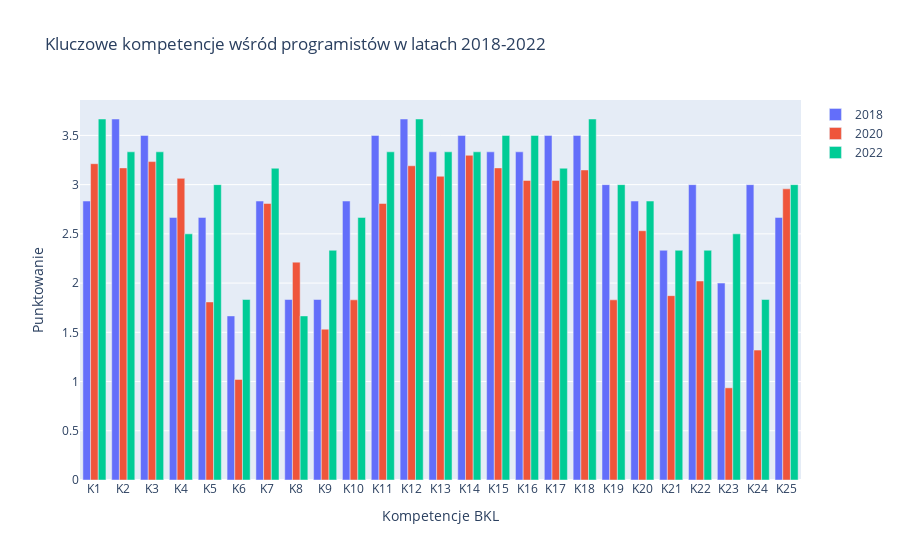

The code cell stored with this chart in its notebook:
### Code cell
fig2 = plot_vital_competencies_per_role(comps[1], role='programistów')
# Show the plot
fig2.show()

### Figure 1 — Plotly figure (JSON) as saved in the notebook; plotly's stock layout.template omitted (floating-point values rounded to 4 significant figures)
{"data": [{"name": "2018", "type": "bar", "x": ["K1", "K2", "K3", "K4", "K5", "K6", "K7", "K8", "K9", "K10", "K11", "K12", "K13", "K14", "K15", "K16", "K17", "K18", "K19", "K20", "K21", "K22", "K23", "K24", "K25"], "y": [2.833, 3.667, 3.5, 2.667, 2.667, 1.667, 2.833, 1.833, 1.833, 2.833, 3.5, 3.667, 3.333, 3.5, 3.333, 3.333, 3.5, 3.5, 3, 2.833, 2.333, 3, 2, 3, 2.667]}, {"name": "2020", "type": "bar", "x": ["K1", "K2", "K3", "K4", "K5", "K6", "K7", "K8", "K9", "K10", "K11", "K12", "K13", "K14", "K15", "K16", "K17", "K18", "K19", "K20", "K21", "K22", "K23", "K24", "K25"], "y": [3.213, 3.17, 3.234, 3.064, 1.809, 1.021, 2.809, 2.213, 1.532, 1.83, 2.809, 3.191, 3.085, 3.298, 3.17, 3.043, 3.043, 3.149, 1.83, 2.532, 1.872, 2.021, 0.9362, 1.319, 2.957]}, {"name": "2022", "type": "bar", "x": ["K1", "K2", "K3", "K4", "K5", "K6", "K7", "K8", "K9", "K10", "K11", "K12", "K13", "K14", "K15", "K16", "K17", "K18", "K19", "K20", "K21", "K22", "K23", "K24", "K25"], "y": [3.667, 3.333, 3.333, 2.5, 3, 1.833, 3.167, 1.667, 2.333, 2.667, 3.333, 3.667, 3.333, 3.333, 3.5, 3.5, 3.167, 3.667, 3, 2.833, 2.333, 2.333, 2.5, 1.833, 3]}], "layout": {"barmode": "group", "title": {"text": "Kluczowe kompetencje wśród programistów w latach 2018-2022"}, "xaxis": {"title": {"text": "Kompetencje BKL"}}, "yaxis": {"title": {"text": "Punktowanie"}}}}
